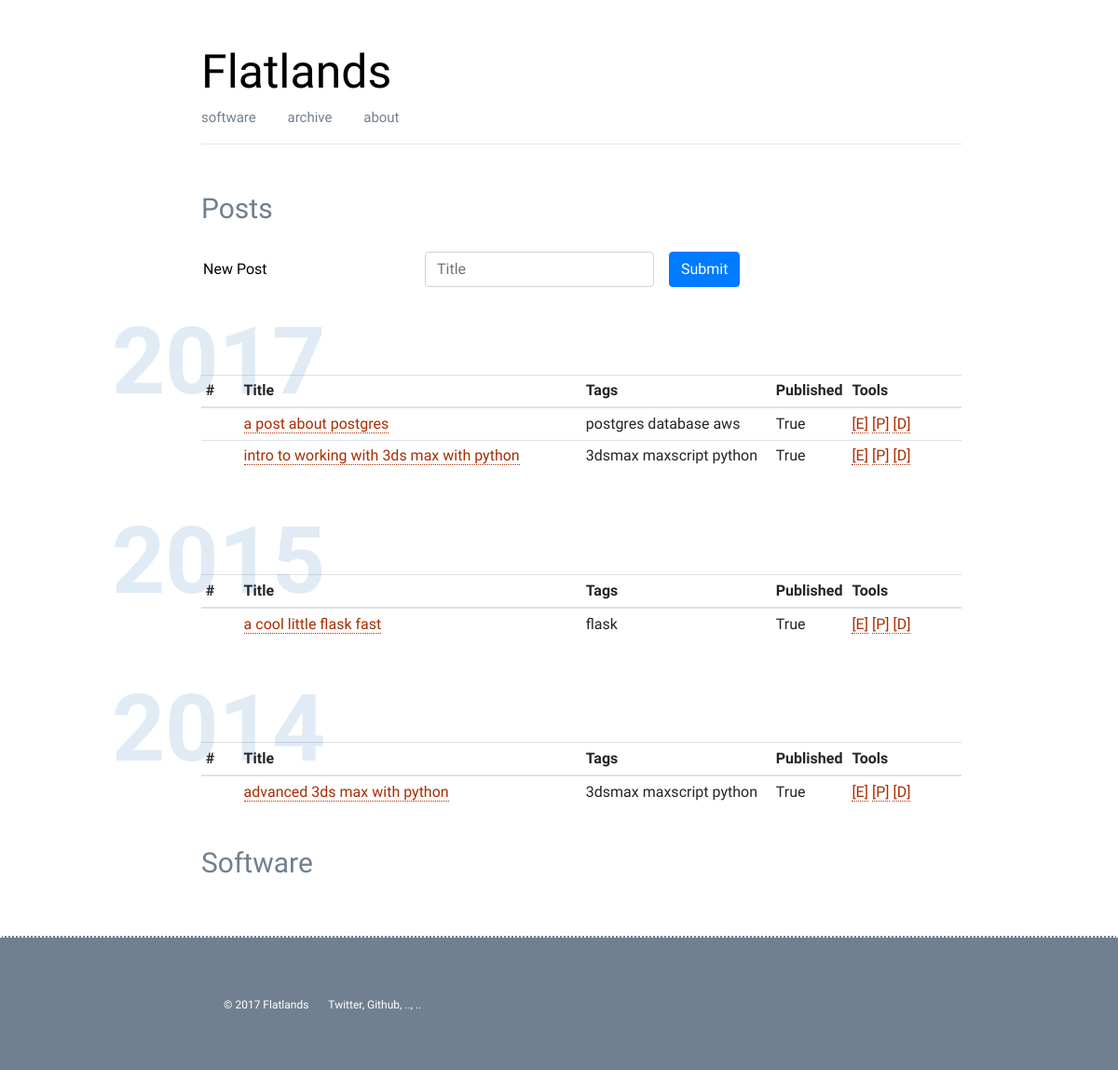
/blog/new, run on an earlier commit of the app's database.
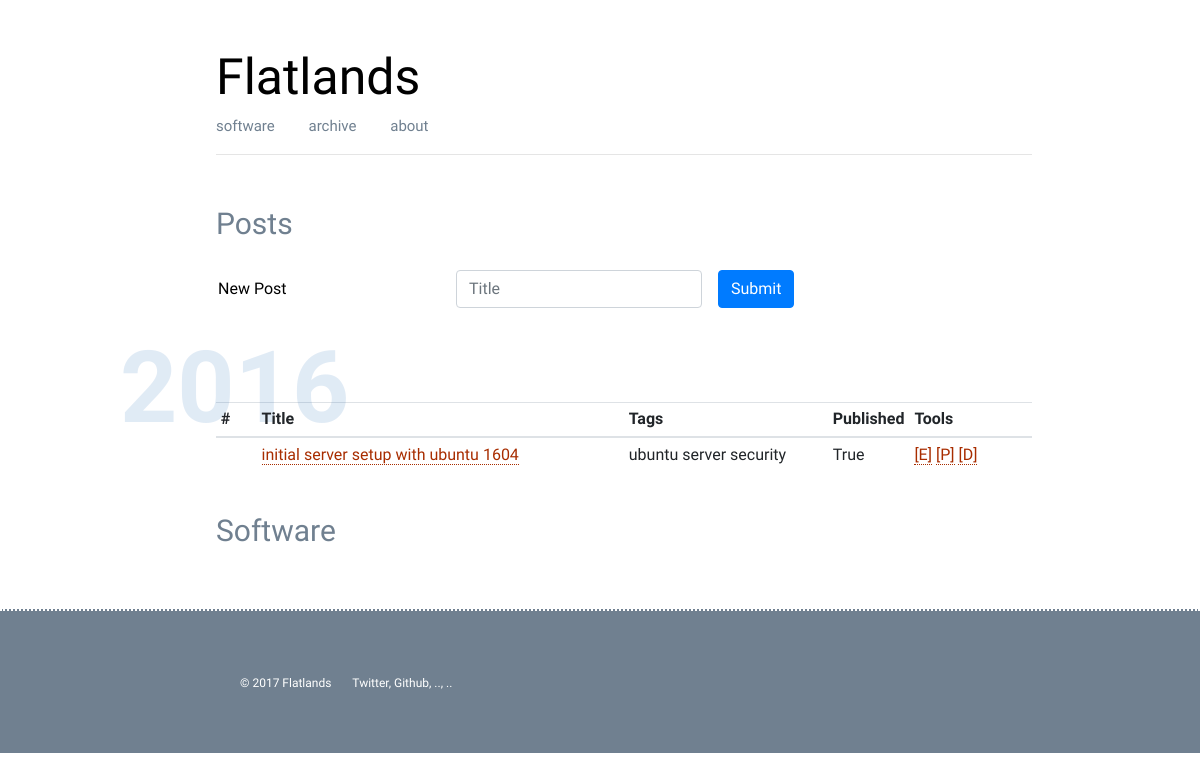
And on a later commit of the database.
### app.py (models this page shows, shortened)
class Post(db.Model):
    id = db.Column(db.Integer, primary_key=True)
    title = db.Column(db.String())
    author = db.Column(db.String())
    tags = db.Column(db.String())
    strap = db.Column(db.String())
    content = db.Column(db.String())
    pub_date = db.Column(db.String())
    published = db.Column(db.String())

### app.py (the view, shortened to what this page needs)
@app.route('/blog/new', methods=['GET', 'POST'])
def post_new():
    posts = modules.database.to_json(Post.query.all())
    years = modules.database.get_post_years(posts)
    return render_template('settings.html', posts=posts, years=years)

### modules/database.py (called while the page is built)
def to_json(results):
    result = {}
    item = {}
    count = 1
    for row in results:
        for k, v in row.__dict__.items():
            if not k.startswith('_') and k != 'id':
                item[k] = v
        result[count] = item
        count += 1
        item = {}
    return result

def get_post_years(posts=None):
    years = []
    for code, data in posts.items():
        day, month, year = data['pub_date'].split('.')
        years.append(year)
    return sorted(list(set(years)), reverse=True)

### templates/settings.html (shortened to what this page needs)
{% extends "base.html" %}
{% block content %}
<div class="sub-nav">Posts</div>
<br>
<div class="blog-post">
    <form class="form-inline" action="/blog/new" method="POST">
        <div class="form-group">
            <input type="text" readonly class="form-control-plaintext" id="newPost" value="New Post">
        </div>
        <div class="form-group mx-sm-3">
            <input type="input" class="form-control" name="inputTitle" id="inputTitle" placeholder="Title">
        </div>
        <button type="submit" class="btn btn-primary">Submit</button>
    </form>
</div>
{% for year in years %}
<div class="section-head"><h4>{{ year }}</h4></div>
<br>
<div class="blog-post">
<table class="table table-hover table-sm">
    <thead>
      <tr>
        <th style="width:5%" scope="col">#</th>
        <th style="width:45%" scope="col">Title</th>
        <th style="width:25%" scope="col">Tags</th>
        <th style="width:10%" scope="col">Published</th>
        <th style="width:15%" scope="col">Tools</th>
      </tr>
    </thead>
    <tbody>
    {% for code, data in posts.items() %}
        {% if data.pub_date.endswith(year) %}
            {% if data.published == 'True' %}
              <tr>
            {% else %}
              <tr class="table-danger">
            {% endif %}
                    <th scope="row">{{data.id}}</th>
                    <td><a href="/blog/{{data.title.replace(' ', '-')}}">{{data.title}}</a></td>
                    <td>{{data.tags}}</td>
                    <td>{{data.published}}</td>
                    <td>
                        <a href="/blog/edit/{{data.title.replace(' ', '-')}}">[E]</a>
                        <a href="/blog/publish/{{data.title.replace(' ', '-')}}">[P]</a>
                        <a href="/blog/delete/{{data.title.replace(' ', '-')}}">[D]</a>
                    </td>
              </tr>
        {% endif %}
    {% endfor %}
</tbody>
</table>
</div>
{% endfor %}
<div class="sub-nav">Software</div>
{% endblock %}

What changed in the data, as far as the page shows it:
removed Post: pub_date "04.11.2017" (drawn), title "a post about postgres", tags "postgres database aws", published "True"
removed Post: pub_date "04.11.2017" (drawn), title "intro to working with 3ds max with python", tags "3dsmax maxscript python", published "True"
removed Post: pub_date "04.11.2015" (drawn), title "a cool little flask fast", tags "flask", published "True"
removed Post: pub_date "04.11.2014" (drawn), title "advanced 3ds max with python", tags "3dsmax maxscript python", published "True"
added Post: pub_date "7.12.2016" (drawn), title "initial server setup with ubuntu 1604", tags "ubuntu server security", published "True"
Also different on the page:
new list line: "2016 # Title Tags Published Tools [E] [P] [D]"
list line gone: "2017 # Title Tags Published Tools [E] [P] [D] [E] [P] [D]"
list line gone: "2015 # Title Tags Published Tools [E] [P] [D]"
list line gone: "2014 # Title Tags Published Tools [E] [P] [D]"
